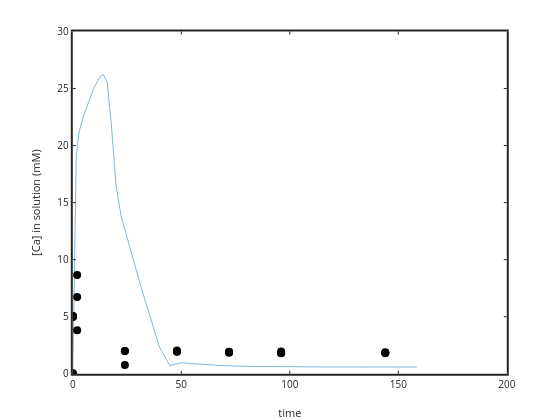

The code cell stored with this chart in its notebook:
### Code cell
%plot(time(4:length(time)),Ca(4:length(time))); ylabel('[Ca] in solution'); xlabel('time')
plot(time,(Ca*1e3)); ylabel('[Ca] in solution (mM)'); xlabel('time')
hold on
plot(sampletime,(sampleCa*1e3),'ko','markersize',8,'markerfacecolor','k')
set(gca,'linewidth',2)

%yi = interp1 (time, Ca, sampletime);
%plot(sampletime,yi*1e3,'r.')
%residual2=sampleCa*1e3-yi*1e3;

%sampleCa
%Ca

### Figure 1 — Plotly figure (JSON) as saved in the notebook; plotly's stock layout.template omitted (floating-point values rounded to 4 significant figures)
{"data": [{"line": {"color": "rgb(0,113,188)", "dash": "solid", "width": 0.5}, "marker": {"color": "rgb(0,113,188)", "line": {"color": "rgb(0,113,188)"}, "size": 6, "symbol": "none"}, "mode": "lines", "name": "", "showlegend": false, "type": "scatter", "visibility": true, "x": [0, 0, 1.122, 1.259, 1.413, 1.585, 1.778, 1.995, 2.239, 2.512, 2.818, 3.162, 3.548, 3.981, 4.467, 5.012, 5.623, 6.31, 7.079, 7.943, 8.913, 10, 11.22, 12.59, 14.13, 15.85, 17.78, 19.95, 22.39, 25.12, 28.18, 31.62, 35.48, 39.81, 44.67, 50.12, 56.23, 63.1, 70.79, 79.43, 89.13, 100, 112.2, 125.9, 141.3, 158.5], "xaxis": "x", "y": [0, 0, 16.5, 17.35, 18.13, 18.81, 19.41, 19.92, 20.37, 20.74, 21.09, 21.39, 21.69, 21.98, 22.3, 22.61, 22.95, 23.33, 23.74, 24.19, 24.66, 25.15, 25.63, 26.05, 26.23, 25.55, 21.81, 16.45, 13.71, 11.8, 9.796, 7.488, 5.107, 2.396, 0.7307, 0.9698, 0.8726, 0.7691, 0.6978, 0.6539, 0.6268, 0.6105, 0.6015, 0.5966, 0.5941, 0.593], "yaxis": "y"}, {"line": {"color": "rgb(0,0,0)", "width": 0.5}, "marker": {"color": "rgb(0,0,0)", "line": {"color": "rgb(0,0,0)"}, "size": 8, "symbol": "circle"}, "mode": "markers", "name": "", "showlegend": false, "type": "scatter", "visibility": true, "x": [0, 0.1, 2, 24, 48, 72, 96, 144, 0, 0.1, 2, 24, 48, 72, 96, 144, 0, 0.1, 2, 24, 48, 72, 96, 144], "xaxis": "x", "y": [0.01702, 4.969, 3.807, 0.7795, 1.93, 1.91, 1.833, 1.842, 0.00676, 5.043, 6.721, 2.0, 1.953, 1.854, 1.811, 1.808, 0.04982, 5.069, 8.655, 2.008, 2.05, 1.931, 1.946, 1.89], "yaxis": "y"}], "layout": {"height": 420, "hovermode": "closest", "margin": {"b": 0, "l": 0, "r": 0, "t": 0}, "plot_bgcolor": "rgba(0,0,0,0)", "showlegend": false, "width": 560, "xaxis": {"anchor": "y", "autorange": false, "domain": [0.13, 0.905], "exponentformat": "none", "gridcolor": "rgba(38,38,38,0.15)", "gridwidth": 2, "linecolor": "rgb(38,38,38)", "linewidth": 2, "mirror": "ticks", "range": [0, 200], "showgrid": false, "showline": true, "side": "bottom", "spikedash": "solid", "spikemode": "across", "spikesides": false, "spikethickness": 1, "tickangle": 0, "tickcolor": "rgb(38,38,38)", "tickfont": {"color": "rgb(38,38,38)", "size": 10}, "ticklen": 3, "ticks": "inside", "ticktext": ["0", "50", "100", "150", "200"], "tickvals": [0, 50, 100, 150, 200], "title": {"font": {"color": "rgb(38,38,38)", "size": 11}, "text": "time"}, "type": "linear", "visible": true, "zeroline": false}, "yaxis": {"anchor": "x", "autorange": false, "domain": [0.11, 0.925], "exponentformat": "none", "gridcolor": "rgba(38,38,38,0.15)", "gridwidth": 2, "linecolor": "rgb(38,38,38)", "linewidth": 2, "mirror": "ticks", "range": [0, 30], "showgrid": false, "showline": true, "side": "left", "spikedash": "solid", "spikemode": "across", "spikesides": false, "spikethickness": 1, "tickangle": 0, "tickcolor": "rgb(38,38,38)", "tickfont": {"color": "rgb(38,38,38)", "size": 10}, "ticklen": 3, "ticks": "inside", "ticktext": ["0", "5", "10", "15", "20", "25", "30"], "tickvals": [0, 5, 10, 15, 20, 25, 30], "title": {"font": {"color": "rgb(38,38,38)", "size": 11}, "text": "[Ca] in solution (mM)"}, "type": "linear", "visible": true, "zeroline": false}}}
